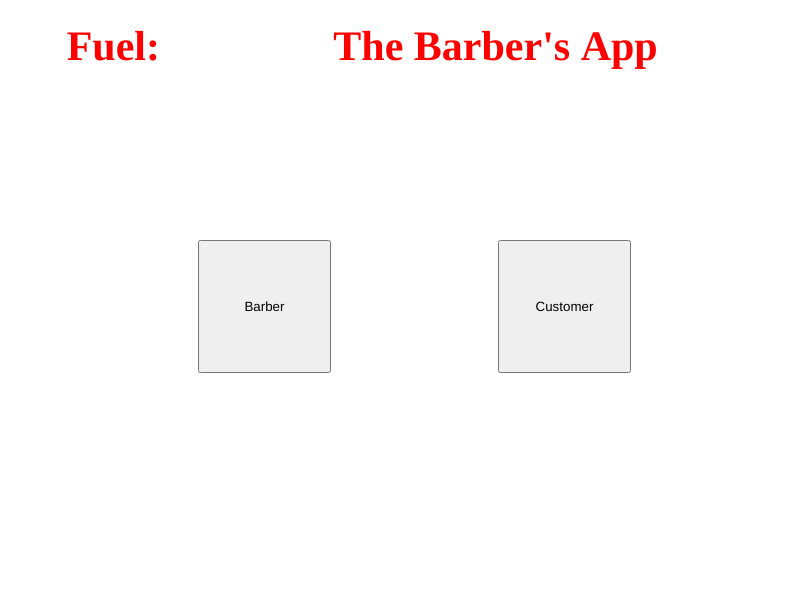
Frame 1 (no input)
Frame 60 (no input): identical to frame 1, image omitted
Frame 120 (the mouse pressed at the canvas centre since frame 60): identical to frame 1, image omitted

The p5.js sketch that drew this single still picture (run headless with seeded random() and noise() and a simulated clock; from frame 60 on, the mouse is pressed at the canvas centre):

// p5.js sketch
// ── sketch.js
var box1, pig1;
var backgroundImg,platform;

function preload() {
   
}

function setup(){
    var canvas = createCanvas(displayWidth,displayHeight);
  form=new Form();
  barber=new Barber();
}

function draw(){
    background(255);
 form.display();
 barber.go();
}

// ── Barber.js
class Barber{
    constructor(){

       }
     go(){
        text("Fuel:", displayWidth/12, displayHeight/10);
    }
    }
// ── Customer.js
class Customer{
    constructor(){
        
        
    }
}
// ── Form.js
class Form {

    constructor() {
this.bbutton = createButton('Barber');
this.Cbutton = createButton('Customer');
this.bbutton.size(displayWidth/6,displayWidth/6);
this.Cbutton.size(displayWidth/6,displayWidth/6);
    }
    hide(){
      this.bbutton.hide();
      this.Cbutton.hide();
    
    }
  
    display(){
      textSize(42);
      textStyle(BOLD);
      textFont('Georgia');
      fill("red");
      text("The Barber's App",displayWidth/2.4,displayHeight/10);
      this.bbutton.position(displayWidth/2.3 - 150, displayHeight/2.5);
      this.Cbutton.position(displayWidth/2.3 + 150, displayHeight/2.5);
      
      this.bbutton.mousePressed(()=>{
       this.bbutton.hide();
       this.Cbutton.hide();
       
      
      });
      this.Cbutton.mousePressed(()=>{
       this.Cbutton.hide();
       this.bbutton.hide();
      });
  
     
     
  
    }
  }
  
